Frame 1 (no input): blank canvas, image omitted
Frame 60 (the mouse pressed at the canvas centre just before this capture): blank canvas, image omitted
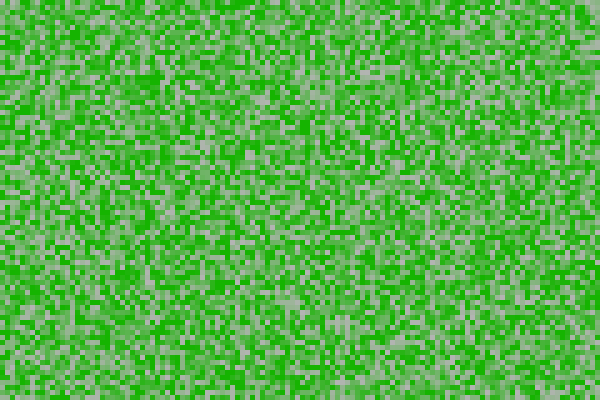
Frame 120 (the mouse held since frame 60 and released just before this capture)

The Processing sketch whose frames 1 and 60 were blank and that drew this single picture after the mouse press (run headless with seeded random() and noise(); from frame 60 on, the mouse is pressed at the canvas centre):

// Processing sketch: processing_159137
// ── processing_159137.pde

void setup() {
  size(600, 400);
  colorMode(HSB);
}
void draw() {
  background(80, 92, 255);
  for (int i = 0; i<600; i=i+5) {
    for (int u=0;u<400; u=u+5) {
      noStroke();
      fill(80, random(0, mouseX), 180);
      rect(i, u, 5, 5);
    }
  }
}
